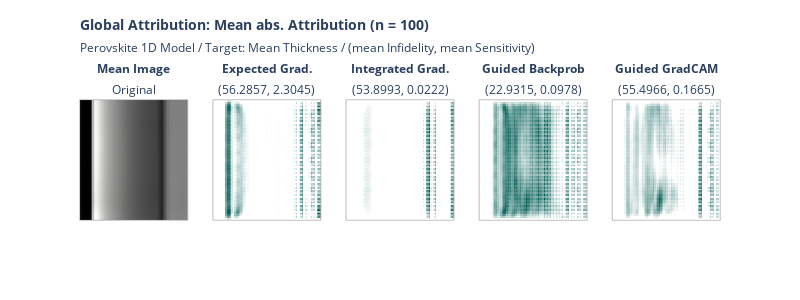

The code cell stored with this chart in its notebook:
### Code cell
import plotly.graph_objects as go
import plotly.express as px
from plotly.subplots import make_subplots


def format_title(title, subtitle=None, font_size=14, subtitle_font_size=12):
    title = f'<span style="font-size: {font_size}px;"><b>{title}</b></span>'
    if not subtitle:
        return title
    subtitle = f'<span style="font-size: {subtitle_font_size}px;">{subtitle}</span>'
    return f"{title}<br>{subtitle}"


colors = [(0, "#ffffff"), (0.25, "#ffffff"), (1, "#005C53")]

x = x_batch.mean(0)

fig = make_subplots(
    rows=1,
    cols=5,
    vertical_spacing=0.1,
    subplot_titles=(
        format_title("Mean Image", "Original", font_size=12),
        format_title(
            "Expected Grad.",
            "("
            + str(np.round(infid_eg.numpy(), 4))
            + ", "
            + str(np.round(sens_eg.numpy(), 4))
            + ")",
            font_size=12,
        ),
        format_title(
            "Integrated Grad.",
            "("
            + str(np.round(infid_ig.numpy(), 4))
            + ", "
            + str(np.round(sens_ig.numpy(), 4))
            + ")",
            font_size=12,
        ),
        format_title(
            "Guided Backprob",
            "("
            + str(np.round(infid_gbp.numpy(), 4))
            + ", "
            + str(np.round(sens_gbp.numpy(), 4))
            + ")",
            font_size=12,
        ),
        format_title(
            "Guided GradCAM",
            "("
            + str(np.round(infid_ggc.numpy(), 4))
            + ", "
            + str(np.round(sens_ggc.numpy(), 4))
            + ")",
            font_size=12,
        ),
    ),
)

fig.add_trace(
    go.Heatmap(z=x.numpy().sum(0), colorscale="gray", showscale=False), row=1, col=1
)
fig.add_trace(
    go.Heatmap(z=attr_eg.sum(0), colorscale=colors, showscale=False), row=1, col=2
)
fig.add_trace(
    go.Heatmap(z=attr_ig.sum(0), colorscale=colors, showscale=False), row=1, col=3
)
fig.add_trace(
    go.Heatmap(z=attr_gbp.sum(0), colorscale=colors, showscale=False), row=1, col=4
)
fig.add_trace(
    go.Heatmap(z=attr_ggc.sum(0), colorscale=colors, showscale=False), row=1, col=5
)

fig.update_yaxes(showticklabels=False)
fig.update_xaxes(showticklabels=False)

if target == "pce":
    subtitle = "Perovskite 1D Model / Target: PCE /(mean Infidelity, mean Sensitivity)"
else:
    subtitle = "Perovskite 1D Model / Target: Mean Thickness / (mean Infidelity, mean Sensitivity)"

fig.update_layout(
    title=format_title(
        "Global Attribution: Mean abs. Attribution (n = " + str(batch_size) + ")",
        subtitle,
    ),
    title_y=0.90,
    title_x=0.1,
    height=300,
    width=800,
)

fig.update_xaxes(showline=True, linewidth=0.5, linecolor="grey", mirror=True)
fig.update_yaxes(showline=True, linewidth=0.5, linecolor="grey", mirror=True)

fig.write_image("xai/images/" + target + "/2D_time/2D_cmp_global.png", scale=2)

fig.show()

### Figure 1 — Plotly figure (JSON) as saved in the notebook; plotly's stock layout.template omitted (floating-point values rounded to 4 significant figures; data arrays with more than 128 entries replaced by an {"elided": "..."} marker saying what was removed)
{"data": [{"colorscale": [[0, "rgb(0, 0, 0)"], [0.09091, "rgb(16, 16, 16)"], [0.1818, "rgb(38, 38, 38)"], [0.2727, "rgb(59, 59, 59)"], [0.3636, "rgb(81, 80, 80)"], [0.4545, "rgb(102, 101, 101)"], [0.5455, "rgb(124, 123, 122)"], [0.6364, "rgb(146, 146, 145)"], [0.7273, "rgb(171, 171, 170)"], [0.8182, "rgb(197, 197, 195)"], [0.9091, "rgb(224, 224, 223)"], [1, "rgb(254, 254, 253)"]], "showscale": false, "type": "heatmap", "xaxis": "x", "yaxis": "y", "z": {"elided": "65x72 float values"}}, {"colorscale": [[0, "#ffffff"], [0.25, "#ffffff"], [1, "#005C53"]], "showscale": false, "type": "heatmap", "xaxis": "x2", "yaxis": "y2", "z": {"elided": "65x72 float values"}}, {"colorscale": [[0, "#ffffff"], [0.25, "#ffffff"], [1, "#005C53"]], "showscale": false, "type": "heatmap", "xaxis": "x3", "yaxis": "y3", "z": {"elided": "65x72 float values"}}, {"colorscale": [[0, "#ffffff"], [0.25, "#ffffff"], [1, "#005C53"]], "showscale": false, "type": "heatmap", "xaxis": "x4", "yaxis": "y4", "z": {"elided": "65x72 float values"}}, {"colorscale": [[0, "#ffffff"], [0.25, "#ffffff"], [1, "#005C53"]], "showscale": false, "type": "heatmap", "xaxis": "x5", "yaxis": "y5", "z": {"elided": "65x72 float values"}}], "layout": {"annotations": [{"font": {"size": 16}, "showarrow": false, "text": "<span style=\"font-size: 12px;\"><b>Mean Image</b></span><br><span style=\"font-size: 12px;\">Original</span>", "x": 0.084, "xanchor": "center", "xref": "paper", "y": 1, "yanchor": "bottom", "yref": "paper"}, {"font": {"size": 16}, "showarrow": false, "text": "<span style=\"font-size: 12px;\"><b>Expected Grad.</b></span><br><span style=\"font-size: 12px;\">(56.2857, 2.3045)</span>", "x": 0.292, "xanchor": "center", "xref": "paper", "y": 1, "yanchor": "bottom", "yref": "paper"}, {"font": {"size": 16}, "showarrow": false, "text": "<span style=\"font-size: 12px;\"><b>Integrated Grad.</b></span><br><span style=\"font-size: 12px;\">(53.8993, 0.0222)</span>", "x": 0.5, "xanchor": "center", "xref": "paper", "y": 1, "yanchor": "bottom", "yref": "paper"}, {"font": {"size": 16}, "showarrow": false, "text": "<span style=\"font-size: 12px;\"><b>Guided Backprob</b></span><br><span style=\"font-size: 12px;\">(22.9315, 0.0978)</span>", "x": 0.708, "xanchor": "center", "xref": "paper", "y": 1, "yanchor": "bottom", "yref": "paper"}, {"font": {"size": 16}, "showarrow": false, "text": "<span style=\"font-size: 12px;\"><b>Guided GradCAM</b></span><br><span style=\"font-size: 12px;\">(55.4966, 0.1665)</span>", "x": 0.916, "xanchor": "center", "xref": "paper", "y": 1, "yanchor": "bottom", "yref": "paper"}], "height": 300, "title": {"text": "<span style=\"font-size: 14px;\"><b>Global Attribution: Mean abs. Attribution (n = 100)</b></span><br><span style=\"font-size: 12px;\">Perovskite 1D Model / Target: Mean Thickness / (mean Infidelity, mean Sensitivity)</span>", "x": 0.1, "y": 0.9}, "width": 800, "xaxis": {"anchor": "y", "domain": [0, 0.168], "linecolor": "grey", "linewidth": 0.5, "mirror": true, "showline": true, "showticklabels": false}, "xaxis2": {"anchor": "y2", "domain": [0.208, 0.376], "linecolor": "grey", "linewidth": 0.5, "mirror": true, "showline": true, "showticklabels": false}, "xaxis3": {"anchor": "y3", "domain": [0.416, 0.584], "linecolor": "grey", "linewidth": 0.5, "mirror": true, "showline": true, "showticklabels": false}, "xaxis4": {"anchor": "y4", "domain": [0.624, 0.792], "linecolor": "grey", "linewidth": 0.5, "mirror": true, "showline": true, "showticklabels": false}, "xaxis5": {"anchor": "y5", "domain": [0.832, 1], "linecolor": "grey", "linewidth": 0.5, "mirror": true, "showline": true, "showticklabels": false}, "yaxis": {"anchor": "x", "domain": [0, 1], "linecolor": "grey", "linewidth": 0.5, "mirror": true, "showline": true, "showticklabels": false}, "yaxis2": {"anchor": "x2", "domain": [0, 1], "linecolor": "grey", "linewidth": 0.5, "mirror": true, "showline": true, "showticklabels": false}, "yaxis3": {"anchor": "x3", "domain": [0, 1], "linecolor": "grey", "linewidth": 0.5, "mirror": true, "showline": true, "showticklabels": false}, "yaxis4": {"anchor": "x4", "domain": [0, 1], "linecolor": "grey", "linewidth": 0.5, "mirror": true, "showline": true, "showticklabels": false}, "yaxis5": {"anchor": "x5", "domain": [0, 1], "linecolor": "grey", "linewidth": 0.5, "mirror": true, "showline": true, "showticklabels": false}}}
